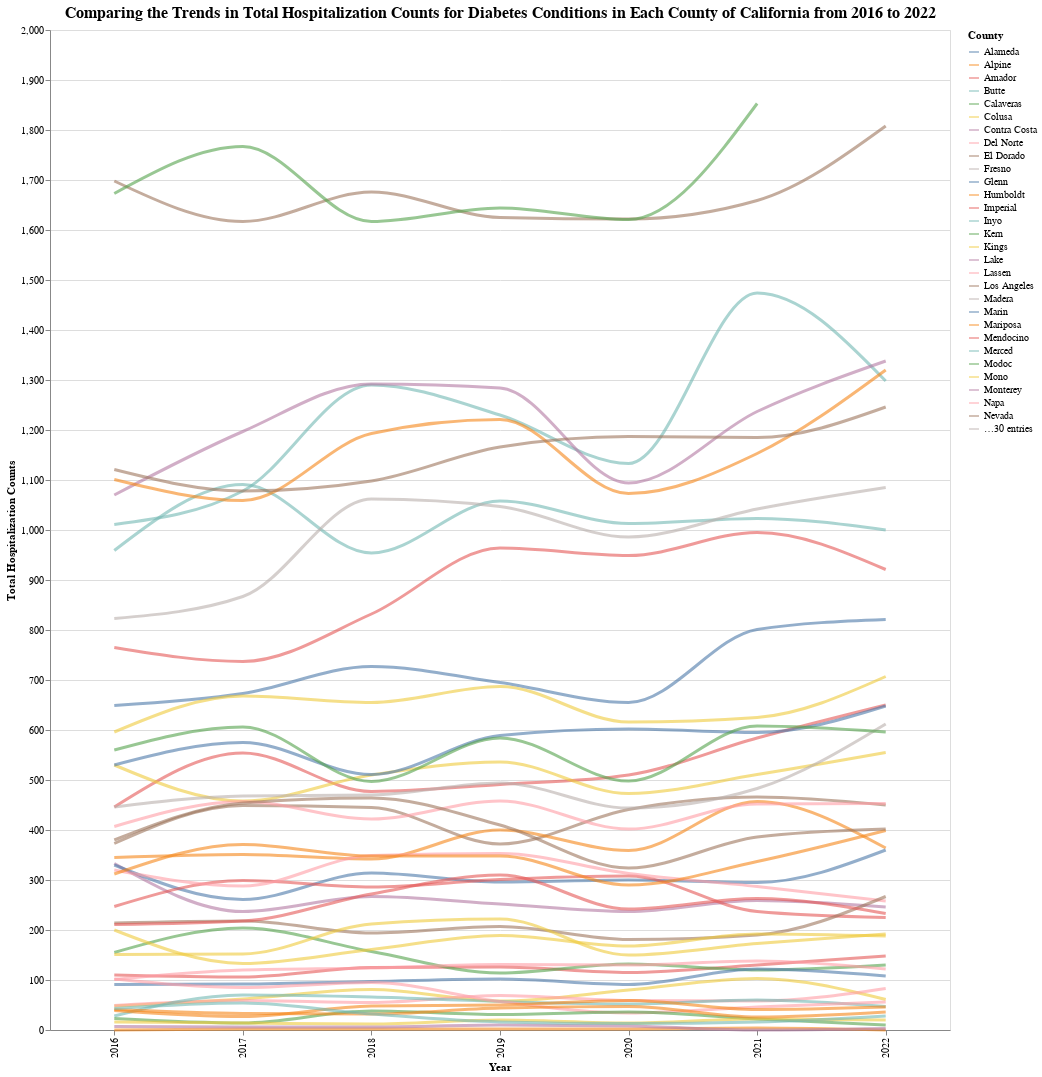

Here is the notebook cell this chart was saved with:
### Markdown cell above
### Visualization 3: Comparing the Trends in Total Hospitalization Counts for Diabetes Conditions in Each County of California from 2016 to 2022 

- This visualization is actually complementary to Visualization 2. Now, we are comparing how the total hospitalization counts change over time across different counties.
- This one is optional. We put it here for our own convenience.

### Code cell
# Again, you can hover your mouse over a specific year point on the line to view the detailed information.

vis3 = alt.Chart(counties).mark_line(
    strokeWidth = 3,
    opacity = 0.6,
    interpolate='monotone'
).encode(
    alt.X('Year:O'),
    alt.Y('sum(Count_ICD10):Q', title = 'Total Hospitalization Counts'),
    alt.Color('County'),
    alt.Tooltip(['Year', 'County', 'sum(Count_ICD10)'])
).properties(
    title = 'Comparing the Trends in Total Hospitalization Counts for Diabetes Conditions in Each County of California from 2016 to 2022',
    width = 900,
    height = 1000
).configure_title(
    fontSize = 16
)

vis3

### Figure 1 — Vega-Lite specification as saved in the notebook (floating-point values rounded to 4 significant figures; data arrays with more than 128 entries replaced by an {"elided": "..."} marker saying what was removed)
{"$schema": "https://vega.github.io/schema/vega-lite/v5.20.1.json", "config": {"title": {"fontSize": 16}, "view": {"continuousHeight": 300, "continuousWidth": 300}}, "data": {"name": "data-b1ca058e0bec727cd12fcdb10c22893b"}, "datasets": {"data-b1ca058e0bec727cd12fcdb10c22893b": {"elided": "1652 records"}}, "encoding": {"color": {"field": "County", "type": "nominal"}, "tooltip": [{"field": "Year", "type": "quantitative"}, {"field": "County", "type": "nominal"}, {"aggregate": "sum", "field": "Count_ICD10", "type": "nominal"}], "x": {"field": "Year", "type": "ordinal"}, "y": {"aggregate": "sum", "field": "Count_ICD10", "title": "Total Hospitalization Counts", "type": "quantitative"}}, "height": 1000, "mark": {"interpolate": "monotone", "opacity": 0.6, "strokeWidth": 3, "type": "line"}, "title": "Comparing the Trends in Total Hospitalization Counts for Diabetes Conditions in Each County of California from 2016 to 2022", "width": 900}
